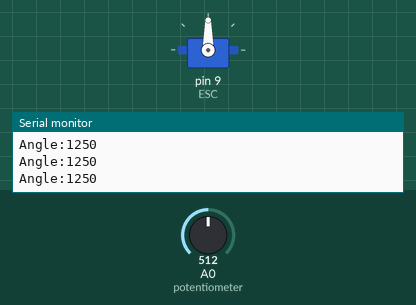
A sketch run on a simulated Arduino Leonardo, built with avr-gcc and run on an emulated ATmega32U4. On the bench: servo, the last lines printed to the serial monitor. The inputs (shaded band) are chosen by the test bench; at power-on: A0 (potentiometer) = 512.

Above: at 1.3 s.
1.4 s: A0 (potentiometer) set to 716
At 2.5 s:
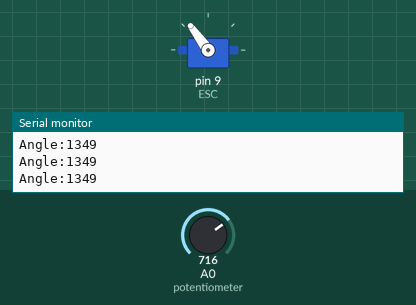
2.9 s: A0 (potentiometer) set to 900
At 4.0 s:
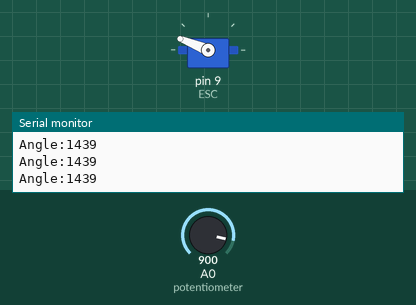
4.4 s: A0 (potentiometer) set to 1023
At 5.5 s:
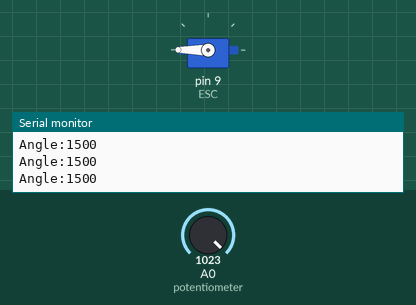
5.9 s: A0 (potentiometer) set to 306
At 7.1 s:
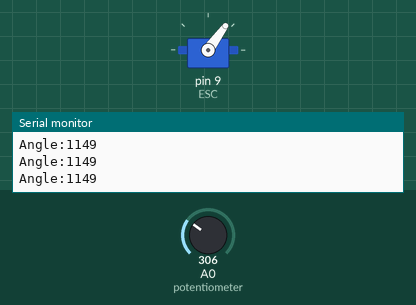
7.4 s: A0 (potentiometer) set to 122
At 8.6 s:
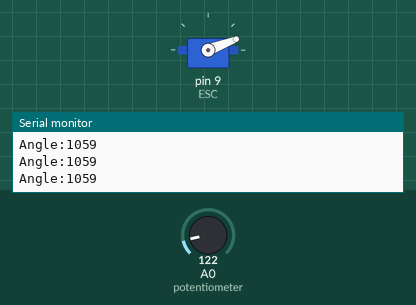
8.9 s: A0 (potentiometer) set to 511
At 10.1 s:
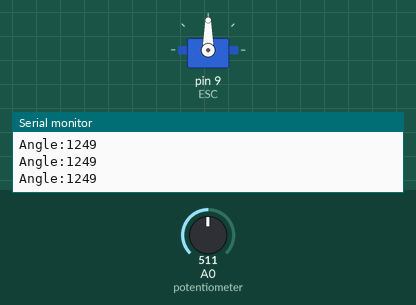
Timing chart, 0 to 11.4 s (numbered marks = the images above; inputs shaded):
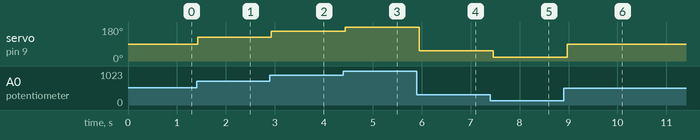

Measured:
- after the input at 1.4 s, servo on pin 9 (ESC): 90° → 126° at once
- after the input at 2.9 s, servo on pin 9 (ESC): 126° → 158° at once
- after the input at 4.4 s, servo on pin 9 (ESC): 158° → 180° at once
- after the input at 5.9 s, servo on pin 9 (ESC): 180° → 54° after 0.05 s
- after the input at 7.4 s, servo on pin 9 (ESC): 54° → 21° after 0.06 s
- after the input at 8.9 s, servo on pin 9 (ESC): 21° → 90° after 0.07 s

The sketch:

DroneCode.ino
```cpp
#include <Servo.h>
#include <Adafruit_MPU6050.h>
#include <Adafruit_Sensor.h>
#include <Wire.h>

Adafruit_MPU6050 mpu;

Servo ESC;     // create servo object to control the ESC

int potValue;  // value from the analog pin

int currentXAngle;
int totalAdjustment;

void setup() {
  // Attach the ESC on pin 9
  currentXAngle = 0;
  totalAdjustment = 0;
  Serial.begin(115200);
  ESC.attach(9,1000,1500); // (pin, min pulse width, max pulse width in microseconds)
  while (!Serial) {
    delay(10); // will pause Zero, Leonardo, etc until serial console opens
  }

  // Try to initialize!
  // if (!mpu.begin()) {
  //   Serial.println("Failed to find MPU6050 chip");
  //   while (1) {
  //     delay(10);
  //   }
  // }

  // mpu.setAccelerometerRange(MPU6050_RANGE_16_G);
  // mpu.setGyroRange(MPU6050_RANGE_250_DEG);
  // mpu.setFilterBandwidth(MPU6050_BAND_21_HZ);
  Serial.println("done");
  delay(100);
}

void loop() {

  potValue = analogRead(A0);   // reads the value of the potentiometer (value between 0 and 1023)
  potValue = map(potValue, 0, 1023, 1000, 1500);   // scale it to use it with the servo library (value between 0 and 180)
  //the actual value for this esc is 35 = min puls and max is something idk (temp is 215)
  //in microseconds it is def above 1000
     // Send the signal to the ESC


  /* Get new sensor events with the readings */
  // sensors_event_t a, g, temp;
  // mpu.getEvent(&a, &g, &temp);


  Serial.print("Angle:");
  // currentXAngle = a.acceleration.y;


  // if(currentXAngle < -5) {
  //   totalAdjustment += currentXAngle;
  // }
  // else if(currentXAngle > 5) {
  //   totalAdjustment += currentXAngle;
  // }
  // potValue += totalAdjustment;
  // if(potValue > 995 && potValue < 1005) {
  //   potValue = 1000;
  // }
  ESC.writeMicroseconds(potValue);

  // Serial.print(currentXAngle);
  // Serial.print(" totalAdjustment:");
  // Serial.print(totalAdjustment);
  // Serial.print(" Freqeuncy: ");
  Serial.println(potValue);

  //if this is too fast then the board might burnout
  delay(100);
}
```
